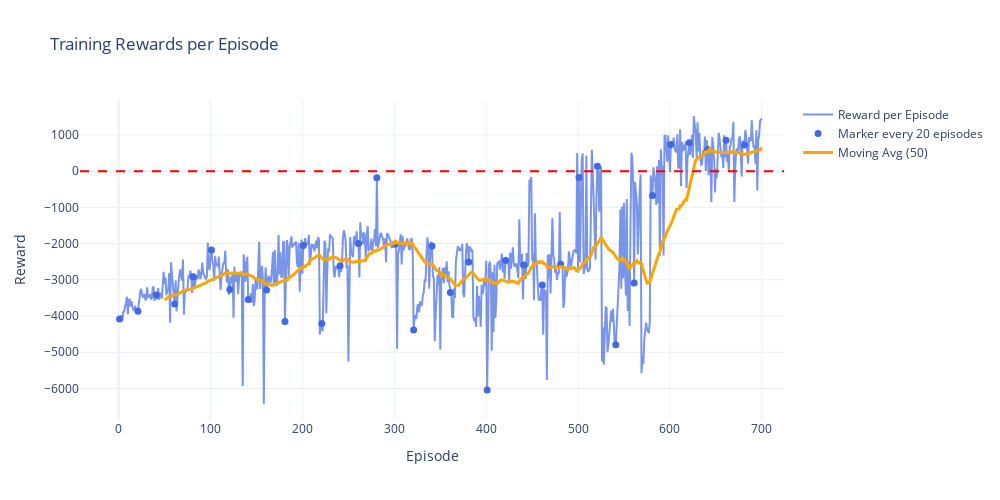

The code cell stored with this chart in its notebook:
### Code cell
import plotly.graph_objects as go
import numpy as np
import os

logs_path = "/Users/danielemateria/Desktop/q-learning-maze-robot/logs"
log_file_paths = os.listdir(logs_path)
log_file_paths = [os.path.join(logs_path, file) for file in log_file_paths if file.endswith('.log')]
log_file_paths.sort()

def extract_rewards_from_log(log_file_paths):
    rewards = np.array([])
    for log_file_path in log_file_paths:
        with open(log_file_path, 'r') as file:
            for line in file:
                if "|" in line:
                    reward = line.split("|")[1].strip()
                    reward = float(reward.split(":")[-1])
                    rewards = np.append(rewards, reward)
    return rewards

def plot_rewards_plotly(rewards, window=50, marker_every=20):
    episodes = np.arange(1, len(rewards) + 1)
    fig = go.Figure()
    # Linea principale
    fig.add_trace(go.Scatter(
        x=episodes, y=rewards,
        mode='lines',
        name='Reward per Episode',
        line=dict(color='royalblue', width=2),
        opacity=0.7
    ))
    # Marker ogni marker_every episodi
    marker_idx = np.arange(0, len(rewards), marker_every)
    fig.add_trace(go.Scatter(
        x=episodes[marker_idx], y=rewards[marker_idx],
        mode='markers',
        name=f'Marker every {marker_every} episodes',
        marker=dict(color='royalblue', size=7, symbol='circle')
    ))
    # Media mobile
    if len(rewards) >= window:
        moving_avg = np.convolve(rewards, np.ones(window)/window, mode='valid')
        fig.add_trace(go.Scatter(
            x=episodes[window-1:], y=moving_avg,
            mode='lines',
            name=f'Moving Avg ({window})',
            line=dict(color='orange', width=3)
        ))
    fig.update_layout(
        title='Training Rewards per Episode',
        xaxis_title='Episode',
        yaxis_title='Reward',
        template='plotly_white',
        legend=dict(font=dict(size=12)),
        width=1000, height=500
    )
    fig.add_hline(y=0, line_dash="dash", line_color="red")
    fig.show()

rewards = extract_rewards_from_log(log_file_paths)
print("Total episodes: ", len(rewards))
print("Last episode reward: ", rewards[-1])
plot_rewards_plotly(rewards)

### Figure 1 — Plotly figure (JSON) as saved in the notebook; plotly's stock layout.template omitted (floating-point values rounded to 4 significant figures; data arrays with more than 128 entries replaced by an {"elided": "..."} marker saying what was removed)
{"data": [{"line": {"color": "royalblue", "width": 2}, "mode": "lines", "name": "Reward per Episode", "opacity": 0.7, "type": "scatter", "x": {"elided": "700 int values"}, "y": {"elided": "700 float values"}}, {"marker": {"color": "royalblue", "size": 7, "symbol": "circle"}, "mode": "markers", "name": "Marker every 20 episodes", "type": "scatter", "x": [1, 21, 41, 61, 81, 101, 121, 141, 161, 181, 201, 221, 241, 261, 281, 301, 321, 341, 361, 381, 401, 421, 441, 461, 481, 501, 521, 541, 561, 581, 601, 621, 641, 661, 681], "y": [-4084, -3869, -3420.0, -3668.0, -2912.0, -2178.0, -3270, -3544, -3283, -4148.0, -2055, -4208.0, -2614.0, -1996.0, -184, -2016, -4382.0, -2068, -3349, -2510.0, -6040.0, -2464.0, -2588, -3140, -2568.0, -176, 135.5, -4792.0, -3088, -670.5, 735, 786.5, 597, 850.5, 719.5]}, {"line": {"color": "orange", "width": 3}, "mode": "lines", "name": "Moving Avg (50)", "type": "scatter", "x": {"elided": "651 int values"}, "y": {"elided": "651 float values"}}], "layout": {"height": 500, "legend": {"font": {"size": 12}}, "shapes": [{"line": {"color": "red", "dash": "dash"}, "type": "line", "x0": 0, "x1": 1, "xref": "x domain", "y0": 0, "y1": 0, "yref": "y"}], "title": {"text": "Training Rewards per Episode"}, "width": 1000, "xaxis": {"title": {"text": "Episode"}}, "yaxis": {"title": {"text": "Reward"}}}}
